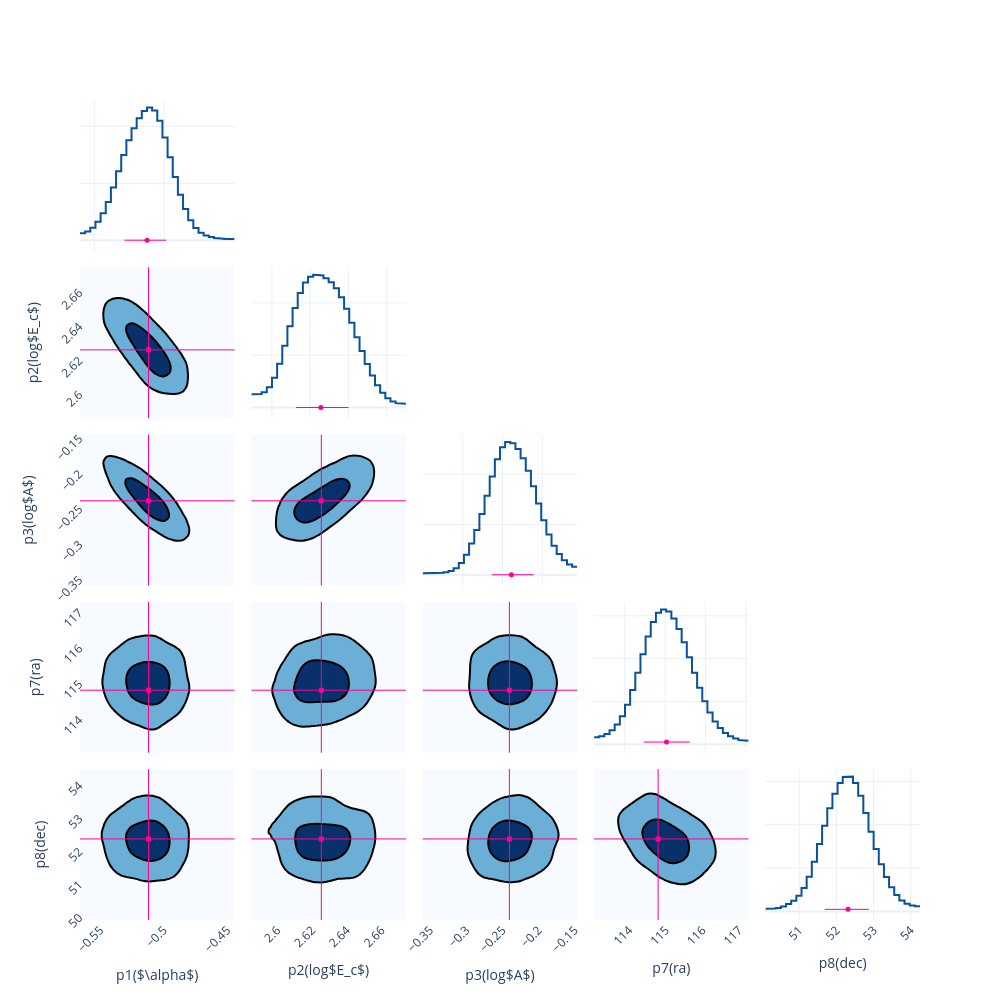

The notebook cell this image was saved under:
### Code cell
fig = Plot.post_corner(post)
fig.save(f'{savepath}/corner')

### Figure 1 — Plotly figure (JSON) as saved in the notebook; plotly's stock layout.template omitted (floating-point values rounded to 4 significant figures; data arrays with more than 128 entries replaced by an {"elided": "..."} marker saying what was removed)
{"data": [{"line": {"color": "#08519c", "width": 2}, "mode": "lines", "name": "p1($\\alpha$)", "showlegend": false, "type": "scatter", "x": [-0.5603, -0.5566, -0.5566, -0.5529, -0.5529, -0.5492, -0.5492, -0.5455, -0.5455, -0.5418, -0.5418, -0.5381, -0.5381, -0.5344, -0.5344, -0.5308, -0.5308, -0.5271, -0.5271, -0.5234, -0.5234, -0.5197, -0.5197, -0.516, -0.516, -0.5123, -0.5123, -0.5086, -0.5086, -0.5049, -0.5049, -0.5012, -0.5012, -0.4976, -0.4976, -0.4939, -0.4939, -0.4902, -0.4902, -0.4865, -0.4865, -0.4828, -0.4828, -0.4791, -0.4791, -0.4754, -0.4754, -0.4717, -0.4717, -0.468, -0.468, -0.4644, -0.4644, -0.4607, -0.4607, -0.457, -0.457, -0.4533, -0.4533, -0.4496], "xaxis": "x", "y": [1.221, 1.221, 1.547, 1.547, 2.21, 2.21, 3.244, 3.244, 4.722, 4.722, 6.726, 6.726, 9.252, 9.252, 12.12, 12.12, 14.98, 14.98, 17.54, 17.54, 19.68, 19.68, 21.41, 21.41, 22.71, 22.71, 23.29, 23.29, 22.79, 22.79, 20.97, 20.97, 18.05, 18.05, 14.56, 14.56, 11.08, 11.08, 8.005, 8.005, 5.471, 5.471, 3.526, 3.526, 2.168, 2.168, 1.321, 1.321, 0.8355, 0.8355, 0.5542, 0.5542, 0.3784, 0.3784, 0.2749, 0.2749, 0.2318, 0.2318, 0.2239, 0.2239], "yaxis": "y"}, {"line": {"color": "#08519c", "width": 2}, "mode": "lines", "name": "p2(log$E_c$)", "showlegend": false, "type": "scatter", "x": [2.589, 2.592, 2.592, 2.595, 2.595, 2.597, 2.597, 2.6, 2.6, 2.603, 2.603, 2.605, 2.605, 2.608, 2.608, 2.611, 2.611, 2.613, 2.613, 2.616, 2.616, 2.619, 2.619, 2.622, 2.622, 2.624, 2.624, 2.627, 2.627, 2.63, 2.63, 2.632, 2.632, 2.635, 2.635, 2.638, 2.638, 2.64, 2.64, 2.643, 2.643, 2.646, 2.646, 2.648, 2.648, 2.651, 2.651, 2.654, 2.654, 2.657, 2.657, 2.659, 2.659, 2.662, 2.662, 2.665, 2.665, 2.667, 2.667, 2.67], "xaxis": "x7", "y": [2.521, 2.521, 2.582, 2.582, 2.926, 2.926, 3.877, 3.877, 5.682, 5.682, 8.383, 8.383, 11.79, 11.79, 15.51, 15.51, 19.03, 19.03, 21.9, 21.9, 23.88, 23.88, 24.97, 24.97, 25.35, 25.35, 25.21, 25.21, 24.72, 24.72, 23.93, 23.93, 22.77, 22.77, 21.09, 21.09, 18.86, 18.86, 16.22, 16.22, 13.45, 13.45, 10.78, 10.78, 8.323, 8.323, 6.131, 6.131, 4.274, 4.274, 2.819, 2.819, 1.791, 1.791, 1.16, 1.16, 0.8384, 0.8384, 0.7155, 0.7155], "yaxis": "y7"}, {"colorscale": [[0, "rgb(247,251,255)"], [0.125, "rgb(222,235,247)"], [0.25, "rgb(198,219,239)"], [0.375, "rgb(158,202,225)"], [0.5, "rgb(107,174,214)"], [0.625, "rgb(66,146,198)"], [0.75, "rgb(33,113,181)"], [0.875, "rgb(8,81,156)"], [1, "rgb(8,48,107)"]], "contours": {"end": 0.005787, "size": 0.004529, "start": 0.001257}, "line": {"width": 2}, "name": "p1($\\alpha$)&p2(log$E_c$)", "ncontours": 2, "showlegend": false, "showscale": false, "type": "contour", "x": [-0.5658, -0.5621, -0.5584, -0.5547, -0.551, -0.5474, -0.5437, -0.54, -0.5363, -0.5326, -0.5289, -0.5252, -0.5215, -0.5178, -0.5142, -0.5105, -0.5068, -0.5031, -0.4994, -0.4957, -0.492, -0.4883, -0.4846, -0.481, -0.4773, -0.4736, -0.4699, -0.4662, -0.4625, -0.4588, -0.4551, -0.4514, -0.4478, -0.4441], "xaxis": "x6", "y": [2.585, 2.588, 2.591, 2.593, 2.596, 2.599, 2.601, 2.604, 2.607, 2.609, 2.612, 2.615, 2.618, 2.62, 2.623, 2.626, 2.628, 2.631, 2.634, 2.636, 2.639, 2.642, 2.644, 2.647, 2.65, 2.653, 2.655, 2.658, 2.661, 2.663, 2.666, 2.669, 2.671, 2.674], "yaxis": "y6", "z": {"elided": "34x34 float values"}}, {"line": {"color": "#08519c", "width": 2}, "mode": "lines", "name": "p3(log$A$)", "showlegend": false, "type": "scatter", "x": [-0.3503, -0.3438, -0.3438, -0.3373, -0.3373, -0.3308, -0.3308, -0.3244, -0.3244, -0.3179, -0.3179, -0.3114, -0.3114, -0.3049, -0.3049, -0.2985, -0.2985, -0.292, -0.292, -0.2855, -0.2855, -0.279, -0.279, -0.2725, -0.2725, -0.2661, -0.2661, -0.2596, -0.2596, -0.2531, -0.2531, -0.2466, -0.2466, -0.2401, -0.2401, -0.2337, -0.2337, -0.2272, -0.2272, -0.2207, -0.2207, -0.2142, -0.2142, -0.2077, -0.2077, -0.2013, -0.2013, -0.1948, -0.1948, -0.1883, -0.1883, -0.1818, -0.1818, -0.1754, -0.1754, -0.1689, -0.1689, -0.1624, -0.1624, -0.1559], "xaxis": "x13", "y": [0.1569, 0.1569, 0.1622, 0.1622, 0.1753, 0.1753, 0.2002, 0.2002, 0.2535, 0.2535, 0.3817, 0.3817, 0.6629, 0.6629, 1.183, 1.183, 1.997, 1.997, 3.099, 3.099, 4.449, 4.449, 6.03, 6.03, 7.832, 7.832, 9.734, 9.734, 11.45, 11.45, 12.64, 12.64, 13.15, 13.15, 13.04, 13.04, 12.47, 12.47, 11.55, 11.55, 10.3, 10.3, 8.77, 8.77, 7.063, 7.063, 5.402, 5.402, 3.988, 3.988, 2.89, 2.89, 2.058, 2.058, 1.436, 1.436, 1.015, 1.015, 0.805, 0.805], "yaxis": "y13"}, {"colorscale": [[0, "rgb(247,251,255)"], [0.125, "rgb(222,235,247)"], [0.25, "rgb(198,219,239)"], [0.375, "rgb(158,202,225)"], [0.5, "rgb(107,174,214)"], [0.625, "rgb(66,146,198)"], [0.75, "rgb(33,113,181)"], [0.875, "rgb(8,81,156)"], [1, "rgb(8,48,107)"]], "contours": {"end": 0.007421, "size": 0.005715, "start": 0.001706}, "line": {"width": 2}, "name": "p1($\\alpha$)&p3(log$A$)", "ncontours": 2, "showlegend": false, "showscale": false, "type": "contour", "x": [-0.5658, -0.5621, -0.5584, -0.5547, -0.551, -0.5474, -0.5437, -0.54, -0.5363, -0.5326, -0.5289, -0.5252, -0.5215, -0.5178, -0.5142, -0.5105, -0.5068, -0.5031, -0.4994, -0.4957, -0.492, -0.4883, -0.4846, -0.481, -0.4773, -0.4736, -0.4699, -0.4662, -0.4625, -0.4588, -0.4551, -0.4514, -0.4478, -0.4441], "xaxis": "x11", "y": [-0.36, -0.3535, -0.347, -0.3406, -0.3341, -0.3276, -0.3211, -0.3147, -0.3082, -0.3017, -0.2952, -0.2887, -0.2823, -0.2758, -0.2693, -0.2628, -0.2563, -0.2499, -0.2434, -0.2369, -0.2304, -0.2239, -0.2175, -0.211, -0.2045, -0.198, -0.1915, -0.1851, -0.1786, -0.1721, -0.1656, -0.1592, -0.1527, -0.1462], "yaxis": "y11", "z": {"elided": "34x34 float values"}}, {"colorscale": [[0, "rgb(247,251,255)"], [0.125, "rgb(222,235,247)"], [0.25, "rgb(198,219,239)"], [0.375, "rgb(158,202,225)"], [0.5, "rgb(107,174,214)"], [0.625, "rgb(66,146,198)"], [0.75, "rgb(33,113,181)"], [0.875, "rgb(8,81,156)"], [1, "rgb(8,48,107)"]], "contours": {"end": 0.005175, "size": 0.004025, "start": 0.001151}, "line": {"width": 2}, "name": "p2(log$E_c$)&p3(log$A$)", "ncontours": 2, "showlegend": false, "showscale": false, "type": "contour", "x": [2.585, 2.588, 2.591, 2.593, 2.596, 2.599, 2.601, 2.604, 2.607, 2.609, 2.612, 2.615, 2.618, 2.62, 2.623, 2.626, 2.628, 2.631, 2.634, 2.636, 2.639, 2.642, 2.644, 2.647, 2.65, 2.653, 2.655, 2.658, 2.661, 2.663, 2.666, 2.669, 2.671, 2.674], "xaxis": "x12", "y": [-0.36, -0.3535, -0.347, -0.3406, -0.3341, -0.3276, -0.3211, -0.3147, -0.3082, -0.3017, -0.2952, -0.2887, -0.2823, -0.2758, -0.2693, -0.2628, -0.2563, -0.2499, -0.2434, -0.2369, -0.2304, -0.2239, -0.2175, -0.211, -0.2045, -0.198, -0.1915, -0.1851, -0.1786, -0.1721, -0.1656, -0.1592, -0.1527, -0.1462], "yaxis": "y12", "z": {"elided": "34x34 float values"}}, {"line": {"color": "#08519c", "width": 2}, "mode": "lines", "name": "p7(ra)", "showlegend": false, "type": "scatter", "x": [113.2, 113.4, 113.4, 113.5, 113.5, 113.6, 113.6, 113.7, 113.7, 113.9, 113.9, 114.0, 114.0, 114.1, 114.1, 114.3, 114.3, 114.4, 114.4, 114.5, 114.5, 114.6, 114.6, 114.8, 114.8, 114.9, 114.9, 115.0, 115.0, 115.2, 115.2, 115.3, 115.3, 115.4, 115.4, 115.5, 115.5, 115.7, 115.7, 115.8, 115.8, 115.9, 115.9, 116.0, 116.0, 116.2, 116.2, 116.3, 116.3, 116.4, 116.4, 116.6, 116.6, 116.7, 116.7, 116.8, 116.8, 116.9, 116.9, 117.1], "xaxis": "x19", "y": [0.03192, 0.03192, 0.03712, 0.03712, 0.04783, 0.04783, 0.06519, 0.06519, 0.09168, 0.09168, 0.1305, 0.1305, 0.1842, 0.1842, 0.2527, 0.2527, 0.3334, 0.3334, 0.42, 0.42, 0.5029, 0.5029, 0.5707, 0.5707, 0.6142, 0.6142, 0.6301, 0.6301, 0.62, 0.62, 0.5879, 0.5879, 0.5383, 0.5383, 0.4761, 0.4761, 0.4063, 0.4063, 0.3339, 0.3339, 0.264, 0.264, 0.201, 0.201, 0.148, 0.148, 0.1063, 0.1063, 0.07516, 0.07516, 0.05273, 0.05273, 0.037, 0.037, 0.02636, 0.02636, 0.01974, 0.01974, 0.01652, 0.01652], "yaxis": "y19"}, {"colorscale": [[0, "rgb(247,251,255)"], [0.125, "rgb(222,235,247)"], [0.25, "rgb(198,219,239)"], [0.375, "rgb(158,202,225)"], [0.5, "rgb(107,174,214)"], [0.625, "rgb(66,146,198)"], [0.75, "rgb(33,113,181)"], [0.875, "rgb(8,81,156)"], [1, "rgb(8,48,107)"]], "contours": {"end": 0.004275, "size": 0.00338, "start": 0.0008958}, "line": {"width": 2}, "name": "p1($\\alpha$)&p7(ra)", "ncontours": 2, "showlegend": false, "showscale": false, "type": "contour", "x": [-0.5658, -0.5621, -0.5584, -0.5547, -0.551, -0.5474, -0.5437, -0.54, -0.5363, -0.5326, -0.5289, -0.5252, -0.5215, -0.5178, -0.5142, -0.5105, -0.5068, -0.5031, -0.4994, -0.4957, -0.492, -0.4883, -0.4846, -0.481, -0.4773, -0.4736, -0.4699, -0.4662, -0.4625, -0.4588, -0.4551, -0.4514, -0.4478, -0.4441], "xaxis": "x16", "y": [113.0, 113.2, 113.3, 113.4, 113.6, 113.7, 113.8, 113.9, 114.1, 114.2, 114.3, 114.5, 114.6, 114.7, 114.8, 115.0, 115.1, 115.2, 115.3, 115.5, 115.6, 115.7, 115.9, 116.0, 116.1, 116.2, 116.4, 116.5, 116.6, 116.8, 116.9, 117.0, 117.1, 117.3], "yaxis": "y16", "z": {"elided": "34x34 float values"}}, {"colorscale": [[0, "rgb(247,251,255)"], [0.125, "rgb(222,235,247)"], [0.25, "rgb(198,219,239)"], [0.375, "rgb(158,202,225)"], [0.5, "rgb(107,174,214)"], [0.625, "rgb(66,146,198)"], [0.75, "rgb(33,113,181)"], [0.875, "rgb(8,81,156)"], [1, "rgb(8,48,107)"]], "contours": {"end": 0.003505, "size": 0.002711, "start": 0.0007938}, "line": {"width": 2}, "name": "p2(log$E_c$)&p7(ra)", "ncontours": 2, "showlegend": false, "showscale": false, "type": "contour", "x": [2.585, 2.588, 2.591, 2.593, 2.596, 2.599, 2.601, 2.604, 2.607, 2.609, 2.612, 2.615, 2.618, 2.62, 2.623, 2.626, 2.628, 2.631, 2.634, 2.636, 2.639, 2.642, 2.644, 2.647, 2.65, 2.653, 2.655, 2.658, 2.661, 2.663, 2.666, 2.669, 2.671, 2.674], "xaxis": "x17", "y": [113.0, 113.2, 113.3, 113.4, 113.6, 113.7, 113.8, 113.9, 114.1, 114.2, 114.3, 114.5, 114.6, 114.7, 114.8, 115.0, 115.1, 115.2, 115.3, 115.5, 115.6, 115.7, 115.9, 116.0, 116.1, 116.2, 116.4, 116.5, 116.6, 116.8, 116.9, 117.0, 117.1, 117.3], "yaxis": "y17", "z": {"elided": "34x34 float values"}}, {"colorscale": [[0, "rgb(247,251,255)"], [0.125, "rgb(222,235,247)"], [0.25, "rgb(198,219,239)"], [0.375, "rgb(158,202,225)"], [0.5, "rgb(107,174,214)"], [0.625, "rgb(66,146,198)"], [0.75, "rgb(33,113,181)"], [0.875, "rgb(8,81,156)"], [1, "rgb(8,48,107)"]], "contours": {"end": 0.004259, "size": 0.003396, "start": 0.000863}, "line": {"width": 2}, "name": "p3(log$A$)&p7(ra)", "ncontours": 2, "showlegend": false, "showscale": false, "type": "contour", "x": [-0.36, -0.3535, -0.347, -0.3406, -0.3341, -0.3276, -0.3211, -0.3147, -0.3082, -0.3017, -0.2952, -0.2887, -0.2823, -0.2758, -0.2693, -0.2628, -0.2563, -0.2499, -0.2434, -0.2369, -0.2304, -0.2239, -0.2175, -0.211, -0.2045, -0.198, -0.1915, -0.1851, -0.1786, -0.1721, -0.1656, -0.1592, -0.1527, -0.1462], "xaxis": "x18", "y": [113.0, 113.2, 113.3, 113.4, 113.6, 113.7, 113.8, 113.9, 114.1, 114.2, 114.3, 114.5, 114.6, 114.7, 114.8, 115.0, 115.1, 115.2, 115.3, 115.5, 115.6, 115.7, 115.9, 116.0, 116.1, 116.2, 116.4, 116.5, 116.6, 116.8, 116.9, 117.0, 117.1, 117.3], "yaxis": "y18", "z": {"elided": "34x34 float values"}}, {"line": {"color": "#08519c", "width": 2}, "mode": "lines", "name": "p8(dec)", "showlegend": false, "type": "scatter", "x": [50.09, 50.23, 50.23, 50.37, 50.37, 50.51, 50.51, 50.65, 50.65, 50.79, 50.79, 50.93, 50.93, 51.06, 51.06, 51.2, 51.2, 51.34, 51.34, 51.48, 51.48, 51.62, 51.62, 51.76, 51.76, 51.9, 51.9, 52.03, 52.03, 52.17, 52.17, 52.31, 52.31, 52.45, 52.45, 52.59, 52.59, 52.73, 52.73, 52.86, 52.86, 53.0, 53.0, 53.14, 53.14, 53.28, 53.28, 53.42, 53.42, 53.56, 53.56, 53.7, 53.7, 53.83, 53.83, 53.97, 53.97, 54.11, 54.11, 54.25], "xaxis": "x25", "y": [0.01261, 0.01261, 0.01338, 0.01338, 0.01643, 0.01643, 0.02321, 0.02321, 0.0341, 0.0341, 0.04962, 0.04962, 0.07255, 0.07255, 0.1079, 0.1079, 0.1602, 0.1602, 0.2295, 0.2295, 0.3107, 0.3107, 0.3957, 0.3957, 0.4755, 0.4755, 0.5428, 0.5428, 0.5923, 0.5923, 0.62, 0.62, 0.6217, 0.6217, 0.5928, 0.5928, 0.5337, 0.5337, 0.4539, 0.4539, 0.3681, 0.3681, 0.288, 0.288, 0.2183, 0.2183, 0.1595, 0.1595, 0.1119, 0.1119, 0.07589, 0.07589, 0.05113, 0.05113, 0.03578, 0.03578, 0.02732, 0.02732, 0.02364, 0.02364], "yaxis": "y25"}, {"colorscale": [[0, "rgb(247,251,255)"], [0.125, "rgb(222,235,247)"], [0.25, "rgb(198,219,239)"], [0.375, "rgb(158,202,225)"], [0.5, "rgb(107,174,214)"], [0.625, "rgb(66,146,198)"], [0.75, "rgb(33,113,181)"], [0.875, "rgb(8,81,156)"], [1, "rgb(8,48,107)"]], "contours": {"end": 0.00455, "size": 0.003593, "start": 0.0009571}, "line": {"width": 2}, "name": "p1($\\alpha$)&p8(dec)", "ncontours": 2, "showlegend": false, "showscale": false, "type": "contour", "x": [-0.5658, -0.5621, -0.5584, -0.5547, -0.551, -0.5474, -0.5437, -0.54, -0.5363, -0.5326, -0.5289, -0.5252, -0.5215, -0.5178, -0.5142, -0.5105, -0.5068, -0.5031, -0.4994, -0.4957, -0.492, -0.4883, -0.4846, -0.481, -0.4773, -0.4736, -0.4699, -0.4662, -0.4625, -0.4588, -0.4551, -0.4514, -0.4478, -0.4441], "xaxis": "x21", "y": [49.89, 50.02, 50.16, 50.3, 50.44, 50.58, 50.72, 50.86, 50.99, 51.13, 51.27, 51.41, 51.55, 51.69, 51.83, 51.96, 52.1, 52.24, 52.38, 52.52, 52.66, 52.8, 52.93, 53.07, 53.21, 53.35, 53.49, 53.63, 53.77, 53.9, 54.04, 54.18, 54.32, 54.46], "yaxis": "y21", "z": {"elided": "34x34 float values"}}, {"colorscale": [[0, "rgb(247,251,255)"], [0.125, "rgb(222,235,247)"], [0.25, "rgb(198,219,239)"], [0.375, "rgb(158,202,225)"], [0.5, "rgb(107,174,214)"], [0.625, "rgb(66,146,198)"], [0.75, "rgb(33,113,181)"], [0.875, "rgb(8,81,156)"], [1, "rgb(8,48,107)"]], "contours": {"end": 0.003817, "size": 0.003013, "start": 0.0008044}, "line": {"width": 2}, "name": "p2(log$E_c$)&p8(dec)", "ncontours": 2, "showlegend": false, "showscale": false, "type": "contour", "x": [2.585, 2.588, 2.591, 2.593, 2.596, 2.599, 2.601, 2.604, 2.607, 2.609, 2.612, 2.615, 2.618, 2.62, 2.623, 2.626, 2.628, 2.631, 2.634, 2.636, 2.639, 2.642, 2.644, 2.647, 2.65, 2.653, 2.655, 2.658, 2.661, 2.663, 2.666, 2.669, 2.671, 2.674], "xaxis": "x22", "y": [49.89, 50.02, 50.16, 50.3, 50.44, 50.58, 50.72, 50.86, 50.99, 51.13, 51.27, 51.41, 51.55, 51.69, 51.83, 51.96, 52.1, 52.24, 52.38, 52.52, 52.66, 52.8, 52.93, 53.07, 53.21, 53.35, 53.49, 53.63, 53.77, 53.9, 54.04, 54.18, 54.32, 54.46], "yaxis": "y22", "z": {"elided": "34x34 float values"}}, {"colorscale": [[0, "rgb(247,251,255)"], [0.125, "rgb(222,235,247)"], [0.25, "rgb(198,219,239)"], [0.375, "rgb(158,202,225)"], [0.5, "rgb(107,174,214)"], [0.625, "rgb(66,146,198)"], [0.75, "rgb(33,113,181)"], [0.875, "rgb(8,81,156)"], [1, "rgb(8,48,107)"]], "contours": {"end": 0.0045, "size": 0.003588, "start": 0.0009115}, "line": {"width": 2}, "name": "p3(log$A$)&p8(dec)", "ncontours": 2, "showlegend": false, "showscale": false, "type": "contour", "x": [-0.36, -0.3535, -0.347, -0.3406, -0.3341, -0.3276, -0.3211, -0.3147, -0.3082, -0.3017, -0.2952, -0.2887, -0.2823, -0.2758, -0.2693, -0.2628, -0.2563, -0.2499, -0.2434, -0.2369, -0.2304, -0.2239, -0.2175, -0.211, -0.2045, -0.198, -0.1915, -0.1851, -0.1786, -0.1721, -0.1656, -0.1592, -0.1527, -0.1462], "xaxis": "x23", "y": [49.89, 50.02, 50.16, 50.3, 50.44, 50.58, 50.72, 50.86, 50.99, 51.13, 51.27, 51.41, 51.55, 51.69, 51.83, 51.96, 52.1, 52.24, 52.38, 52.52, 52.66, 52.8, 52.93, 53.07, 53.21, 53.35, 53.49, 53.63, 53.77, 53.9, 54.04, 54.18, 54.32, 54.46], "yaxis": "y23", "z": {"elided": "34x34 float values"}}, {"colorscale": [[0, "rgb(247,251,255)"], [0.125, "rgb(222,235,247)"], [0.25, "rgb(198,219,239)"], [0.375, "rgb(158,202,225)"], [0.5, "rgb(107,174,214)"], [0.625, "rgb(66,146,198)"], [0.75, "rgb(33,113,181)"], [0.875, "rgb(8,81,156)"], [1, "rgb(8,48,107)"]], "contours": {"end": 0.004496, "size": 0.003561, "start": 0.0009359}, "line": {"width": 2}, "name": "p7(ra)&p8(dec)", "ncontours": 2, "showlegend": false, "showscale": false, "type": "contour", "x": [113.0, 113.2, 113.3, 113.4, 113.6, 113.7, 113.8, 113.9, 114.1, 114.2, 114.3, 114.5, 114.6, 114.7, 114.8, 115.0, 115.1, 115.2, 115.3, 115.5, 115.6, 115.7, 115.9, 116.0, 116.1, 116.2, 116.4, 116.5, 116.6, 116.8, 116.9, 117.0, 117.1, 117.3], "xaxis": "x24", "y": [49.89, 50.02, 50.16, 50.3, 50.44, 50.58, 50.72, 50.86, 50.99, 51.13, 51.27, 51.41, 51.55, 51.69, 51.83, 51.96, 52.1, 52.24, 52.38, 52.52, 52.66, 52.8, 52.93, 53.07, 53.21, 53.35, 53.49, 53.63, 53.77, 53.9, 54.04, 54.18, 54.32, 54.46], "yaxis": "y24", "z": {"elided": "34x34 float values"}}, {"error_x": {"array": [0.01368], "arrayminus": [0.01613], "color": "#FF0092", "symmetric": false, "thickness": 1, "type": "data", "width": 0}, "marker": {"color": "#FF0092", "size": 5, "symbol": "circle"}, "mode": "markers", "name": "p1($\\alpha$)", "showlegend": false, "type": "scatter", "x": [-0.5122], "xaxis": "x", "y": [0.01], "yaxis": "y"}, {"error_x": {"array": [0.01443], "arrayminus": [0.0131], "color": "#FF0092", "symmetric": false, "thickness": 1, "type": "data", "width": 0}, "marker": {"color": "#FF0092", "size": 5, "symbol": "circle"}, "mode": "markers", "name": "p2(log$E_c$)", "showlegend": false, "type": "scatter", "x": [2.626], "xaxis": "x7", "y": [0.01], "yaxis": "y7"}, {"error_x": {"array": [0.02796], "arrayminus": [0.02463], "color": "#FF0092", "symmetric": false, "thickness": 1, "type": "data", "width": 0}, "marker": {"color": "#FF0092", "size": 5, "symbol": "circle"}, "mode": "markers", "name": "p3(log$A$)", "showlegend": false, "type": "scatter", "x": [-0.2387], "xaxis": "x13", "y": [0.01], "yaxis": "y13"}, {"error_x": {"array": [0.5789], "arrayminus": [0.5663], "color": "#FF0092", "symmetric": false, "thickness": 1, "type": "data", "width": 0}, "marker": {"color": "#FF0092", "size": 5, "symbol": "circle"}, "mode": "markers", "name": "p7(ra)", "showlegend": false, "type": "scatter", "x": [115.0], "xaxis": "x19", "y": [0.01], "yaxis": "y19"}, {"error_x": {"array": [0.559], "arrayminus": [0.6273], "color": "#FF0092", "symmetric": false, "thickness": 1, "type": "data", "width": 0}, "marker": {"color": "#FF0092", "size": 5, "symbol": "circle"}, "mode": "markers", "name": "p8(dec)", "showlegend": false, "type": "scatter", "x": [52.32], "xaxis": "x25", "y": [0.01], "yaxis": "y25"}, {"marker": {"color": "#FF0092", "size": 5, "symbol": "square"}, "mode": "markers", "name": "p1($\\alpha$)&p2(log$E_c$)", "showlegend": false, "type": "scatter", "x": [-0.5119], "xaxis": "x6", "y": [2.625], "yaxis": "y6"}, {"marker": {"color": "#FF0092", "size": 5, "symbol": "square"}, "mode": "markers", "name": "p1($\\alpha$)&p3(log$A$)", "showlegend": false, "type": "scatter", "x": [-0.5119], "xaxis": "x11", "y": [-0.2401], "yaxis": "y11"}, {"marker": {"color": "#FF0092", "size": 5, "symbol": "square"}, "mode": "markers", "name": "p2(log$E_c$)&p3(log$A$)", "showlegend": false, "type": "scatter", "x": [2.625], "xaxis": "x12", "y": [-0.2401], "yaxis": "y12"}, {"marker": {"color": "#FF0092", "size": 5, "symbol": "square"}, "mode": "markers", "name": "p1($\\alpha$)&p7(ra)", "showlegend": false, "type": "scatter", "x": [-0.5119], "xaxis": "x16", "y": [114.8], "yaxis": "y16"}, {"marker": {"color": "#FF0092", "size": 5, "symbol": "square"}, "mode": "markers", "name": "p2(log$E_c$)&p7(ra)", "showlegend": false, "type": "scatter", "x": [2.625], "xaxis": "x17", "y": [114.8], "yaxis": "y17"}, {"marker": {"color": "#FF0092", "size": 5, "symbol": "square"}, "mode": "markers", "name": "p3(log$A$)&p7(ra)", "showlegend": false, "type": "scatter", "x": [-0.2401], "xaxis": "x18", "y": [114.8], "yaxis": "y18"}, {"marker": {"color": "#FF0092", "size": 5, "symbol": "square"}, "mode": "markers", "name": "p1($\\alpha$)&p8(dec)", "showlegend": false, "type": "scatter", "x": [-0.5119], "xaxis": "x21", "y": [52.34], "yaxis": "y21"}, {"marker": {"color": "#FF0092", "size": 5, "symbol": "square"}, "mode": "markers", "name": "p2(log$E_c$)&p8(dec)", "showlegend": false, "type": "scatter", "x": [2.625], "xaxis": "x22", "y": [52.34], "yaxis": "y22"}, {"marker": {"color": "#FF0092", "size": 5, "symbol": "square"}, "mode": "markers", "name": "p3(log$A$)&p8(dec)", "showlegend": false, "type": "scatter", "x": [-0.2401], "xaxis": "x23", "y": [52.34], "yaxis": "y23"}, {"marker": {"color": "#FF0092", "size": 5, "symbol": "square"}, "mode": "markers", "name": "p7(ra)&p8(dec)", "showlegend": false, "type": "scatter", "x": [114.8], "xaxis": "x24", "y": [52.34], "yaxis": "y24"}], "layout": {"height": 1000, "shapes": [{"line": {"color": "#FF0092", "width": 1}, "type": "line", "x0": -0.5119, "x1": -0.5119, "xref": "x6", "y0": 0, "y1": 1, "yref": "y6 domain"}, {"line": {"color": "#FF0092", "width": 1}, "type": "line", "x0": 0, "x1": 1, "xref": "x6 domain", "y0": 2.625, "y1": 2.625, "yref": "y6"}, {"line": {"color": "#FF0092", "width": 1}, "type": "line", "x0": -0.5119, "x1": -0.5119, "xref": "x11", "y0": 0, "y1": 1, "yref": "y11 domain"}, {"line": {"color": "#FF0092", "width": 1}, "type": "line", "x0": 0, "x1": 1, "xref": "x11 domain", "y0": -0.2401, "y1": -0.2401, "yref": "y11"}, {"line": {"color": "#FF0092", "width": 1}, "type": "line", "x0": 2.625, "x1": 2.625, "xref": "x12", "y0": 0, "y1": 1, "yref": "y12 domain"}, {"line": {"color": "#FF0092", "width": 1}, "type": "line", "x0": 0, "x1": 1, "xref": "x12 domain", "y0": -0.2401, "y1": -0.2401, "yref": "y12"}, {"line": {"color": "#FF0092", "width": 1}, "type": "line", "x0": -0.5119, "x1": -0.5119, "xref": "x16", "y0": 0, "y1": 1, "yref": "y16 domain"}, {"line": {"color": "#FF0092", "width": 1}, "type": "line", "x0": 0, "x1": 1, "xref": "x16 domain", "y0": 114.8, "y1": 114.8, "yref": "y16"}, {"line": {"color": "#FF0092", "width": 1}, "type": "line", "x0": 2.625, "x1": 2.625, "xref": "x17", "y0": 0, "y1": 1, "yref": "y17 domain"}, {"line": {"color": "#FF0092", "width": 1}, "type": "line", "x0": 0, "x1": 1, "xref": "x17 domain", "y0": 114.8, "y1": 114.8, "yref": "y17"}, {"line": {"color": "#FF0092", "width": 1}, "type": "line", "x0": -0.2401, "x1": -0.2401, "xref": "x18", "y0": 0, "y1": 1, "yref": "y18 domain"}, {"line": {"color": "#FF0092", "width": 1}, "type": "line", "x0": 0, "x1": 1, "xref": "x18 domain", "y0": 114.8, "y1": 114.8, "yref": "y18"}, {"line": {"color": "#FF0092", "width": 1}, "type": "line", "x0": -0.5119, "x1": -0.5119, "xref": "x21", "y0": 0, "y1": 1, "yref": "y21 domain"}, {"line": {"color": "#FF0092", "width": 1}, "type": "line", "x0": 0, "x1": 1, "xref": "x21 domain", "y0": 52.34, "y1": 52.34, "yref": "y21"}, {"line": {"color": "#FF0092", "width": 1}, "type": "line", "x0": 2.625, "x1": 2.625, "xref": "x22", "y0": 0, "y1": 1, "yref": "y22 domain"}, {"line": {"color": "#FF0092", "width": 1}, "type": "line", "x0": 0, "x1": 1, "xref": "x22 domain", "y0": 52.34, "y1": 52.34, "yref": "y22"}, {"line": {"color": "#FF0092", "width": 1}, "type": "line", "x0": -0.2401, "x1": -0.2401, "xref": "x23", "y0": 0, "y1": 1, "yref": "y23 domain"}, {"line": {"color": "#FF0092", "width": 1}, "type": "line", "x0": 0, "x1": 1, "xref": "x23 domain", "y0": 52.34, "y1": 52.34, "yref": "y23"}, {"line": {"color": "#FF0092", "width": 1}, "type": "line", "x0": 114.8, "x1": 114.8, "xref": "x24", "y0": 0, "y1": 1, "yref": "y24 domain"}, {"line": {"color": "#FF0092", "width": 1}, "type": "line", "x0": 0, "x1": 1, "xref": "x24 domain", "y0": 52.34, "y1": 52.34, "yref": "y24"}], "width": 1000, "xaxis": {"anchor": "y", "domain": [0, 0.184], "showticklabels": false, "tickangle": -45}, "xaxis10": {"anchor": "y10", "domain": [0.816, 1], "showticklabels": false, "tickangle": -45}, "xaxis11": {"anchor": "y11", "domain": [0, 0.184], "showticklabels": false, "tickangle": -45}, "xaxis12": {"anchor": "y12", "domain": [0.204, 0.388], "showticklabels": false, "tickangle": -45}, "xaxis13": {"anchor": "y13", "domain": [0.408, 0.592], "showticklabels": false, "tickangle": -45}, "xaxis14": {"anchor": "y14", "domain": [0.612, 0.796], "showticklabels": false, "tickangle": -45}, "xaxis15": {"anchor": "y15", "domain": [0.816, 1], "showticklabels": false, "tickangle": -45}, "xaxis16": {"anchor": "y16", "domain": [0, 0.184], "showticklabels": false, "tickangle": -45}, "xaxis17": {"anchor": "y17", "domain": [0.204, 0.388], "showticklabels": false, "tickangle": -45}, "xaxis18": {"anchor": "y18", "domain": [0.408, 0.592], "showticklabels": false, "tickangle": -45}, "xaxis19": {"anchor": "y19", "domain": [0.612, 0.796], "showticklabels": false, "tickangle": -45}, "xaxis2": {"anchor": "y2", "domain": [0.204, 0.388], "showticklabels": false, "tickangle": -45}, "xaxis20": {"anchor": "y20", "domain": [0.816, 1], "showticklabels": false, "tickangle": -45}, "xaxis21": {"anchor": "y21", "domain": [0, 0.184], "showticklabels": true, "tickangle": -45, "title": {"text": "p1($\\alpha$)"}}, "xaxis22": {"anchor": "y22", "domain": [0.204, 0.388], "showticklabels": true, "tickangle": -45, "title": {"text": "p2(log$E_c$)"}}, "xaxis23": {"anchor": "y23", "domain": [0.408, 0.592], "showticklabels": true, "tickangle": -45, "title": {"text": "p3(log$A$)"}}, "xaxis24": {"anchor": "y24", "domain": [0.612, 0.796], "showticklabels": true, "tickangle": -45, "title": {"text": "p7(ra)"}}, "xaxis25": {"anchor": "y25", "domain": [0.816, 1], "showticklabels": true, "tickangle": -45, "title": {"text": "p8(dec)"}}, "xaxis3": {"anchor": "y3", "domain": [0.408, 0.592], "showticklabels": false, "tickangle": -45}, "xaxis4": {"anchor": "y4", "domain": [0.612, 0.796], "showticklabels": false, "tickangle": -45}, "xaxis5": {"anchor": "y5", "domain": [0.816, 1], "showticklabels": false, "tickangle": -45}, "xaxis6": {"anchor": "y6", "domain": [0, 0.184], "showticklabels": false, "tickangle": -45}, "xaxis7": {"anchor": "y7", "domain": [0.204, 0.388], "showticklabels": false, "tickangle": -45}, "xaxis8": {"anchor": "y8", "domain": [0.408, 0.592], "showticklabels": false, "tickangle": -45}, "xaxis9": {"anchor": "y9", "domain": [0.612, 0.796], "showticklabels": false, "tickangle": -45}, "yaxis": {"anchor": "x", "domain": [0.816, 1], "showticklabels": false, "tickangle": -45}, "yaxis10": {"anchor": "x10", "domain": [0.612, 0.796], "showticklabels": false, "tickangle": -45}, "yaxis11": {"anchor": "x11", "domain": [0.408, 0.592], "showticklabels": true, "tickangle": -45, "title": {"text": "p3(log$A$)"}}, "yaxis12": {"anchor": "x12", "domain": [0.408, 0.592], "showticklabels": false, "tickangle": -45}, "yaxis13": {"anchor": "x13", "domain": [0.408, 0.592], "showticklabels": false, "tickangle": -45}, "yaxis14": {"anchor": "x14", "domain": [0.408, 0.592], "showticklabels": false, "tickangle": -45}, "yaxis15": {"anchor": "x15", "domain": [0.408, 0.592], "showticklabels": false, "tickangle": -45}, "yaxis16": {"anchor": "x16", "domain": [0.204, 0.388], "showticklabels": true, "tickangle": -45, "title": {"text": "p7(ra)"}}, "yaxis17": {"anchor": "x17", "domain": [0.204, 0.388], "showticklabels": false, "tickangle": -45}, "yaxis18": {"anchor": "x18", "domain": [0.204, 0.388], "showticklabels": false, "tickangle": -45}, "yaxis19": {"anchor": "x19", "domain": [0.204, 0.388], "showticklabels": false, "tickangle": -45}, "yaxis2": {"anchor": "x2", "domain": [0.816, 1], "showticklabels": false, "tickangle": -45}, "yaxis20": {"anchor": "x20", "domain": [0.204, 0.388], "showticklabels": false, "tickangle": -45}, "yaxis21": {"anchor": "x21", "domain": [0, 0.184], "showticklabels": true, "tickangle": -45, "title": {"text": "p8(dec)"}}, "yaxis22": {"anchor": "x22", "domain": [0, 0.184], "showticklabels": false, "tickangle": -45}, "yaxis23": {"anchor": "x23", "domain": [0, 0.184], "showticklabels": false, "tickangle": -45}, "yaxis24": {"anchor": "x24", "domain": [0, 0.184], "showticklabels": false, "tickangle": -45}, "yaxis25": {"anchor": "x25", "domain": [0, 0.184], "showticklabels": false, "tickangle": -45}, "yaxis3": {"anchor": "x3", "domain": [0.816, 1], "showticklabels": false, "tickangle": -45}, "yaxis4": {"anchor": "x4", "domain": [0.816, 1], "showticklabels": false, "tickangle": -45}, "yaxis5": {"anchor": "x5", "domain": [0.816, 1], "showticklabels": false, "tickangle": -45}, "yaxis6": {"anchor": "x6", "domain": [0.612, 0.796], "showticklabels": true, "tickangle": -45, "title": {"text": "p2(log$E_c$)"}}, "yaxis7": {"anchor": "x7", "domain": [0.612, 0.796], "showticklabels": false, "tickangle": -45}, "yaxis8": {"anchor": "x8", "domain": [0.612, 0.796], "showticklabels": false, "tickangle": -45}, "yaxis9": {"anchor": "x9", "domain": [0.612, 0.796], "showticklabels": false, "tickangle": -45}}}
